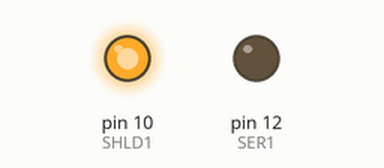
Bench run of a sketch on a simulated Arduino Uno, built with avr-gcc and run on an emulated ATmega328P. Parts: output pins drawn as LEDs (lit = HIGH). Pins used as bus, display or sensor lines are not drawn; what the sketch prints to the serial monitor is not drawn.

Above: at 0.1 s.
Timing chart, 0 to 1.6 s (numbered marks = the images above):
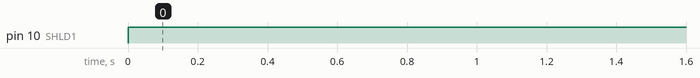

The sketch:

shift_in_test.ino
```cpp
/*
 * Shift Register Test
 * ItsyBits 32u4
 *
 * PISO IC - 74HC165
 * The board has 4 connections to sensor modules. Each module has
 * 2 74HC165 to collect 12 parallel inputs from the read switches
 * and send them out as serial data. The reed switches are pulled
 * low with 10k resistors.
 *
 * Set 1 of pins
 * SER1 - 14 (MISO)
 * CLK1 - 16 (MOSI)
 * SH/LD - 15 (SCK)
 *
 * Daniel Smolentsev
 * Last updated: 4/14/21
 */

#define SER1 12
#define CLK1 11
#define SHLD1 10

bool blink = false;

void setup() {
  Serial.begin(115200);
  pinMode(SER1, OUTPUT);
  pinMode(CLK1, OUTPUT);
  pinMode(SHLD1, OUTPUT);

}

void loop() {
  // Write pulse to load pin
  digitalWrite(SHLD1, LOW); // Enables the parallel inputs
  delayMicroseconds(5);
  digitalWrite(SHLD1, HIGH); // Inhibits parallel inputs
  delayMicroseconds(5);

  // Clock inhibit is already tied to ground physically
  // Clocking is acomplished by a low to high transition
  byte incoming = myShiftIn(SER1, CLK1, LSBFIRST);
  Serial.print("B1: ");
  Serial.print(incoming, BIN);
  //delay(2);
  incoming = myShiftIn(SER1, CLK1, LSBFIRST);
  Serial.print("B2: ");
  Serial.println(incoming, BIN);
  //Serial.write(incoming);

  if(blink) {
      digitalWrite(13, HIGH);
  } else {
    digitalWrite(13, LOW);
  }
  blink = !blink;
  delay(200);
} // end loop


uint8_t myShiftIn(uint8_t dataPin, uint8_t clockPin, uint8_t bitOrder) {
  uint8_t value = 0;
  uint8_t i;
  for (i = 0; i < 8; ++i) {
    digitalWrite(clockPin, LOW);
    if (bitOrder == LSBFIRST)
      value |= digitalRead(dataPin) << i;
    else
      value |= digitalRead(dataPin) << (7 - i);
    digitalWrite(clockPin, HIGH);
  }
  return value;
}
```

Measured:
- by itself, pin 10 (SHLD1): LOW → HIGH at 0.00 s
